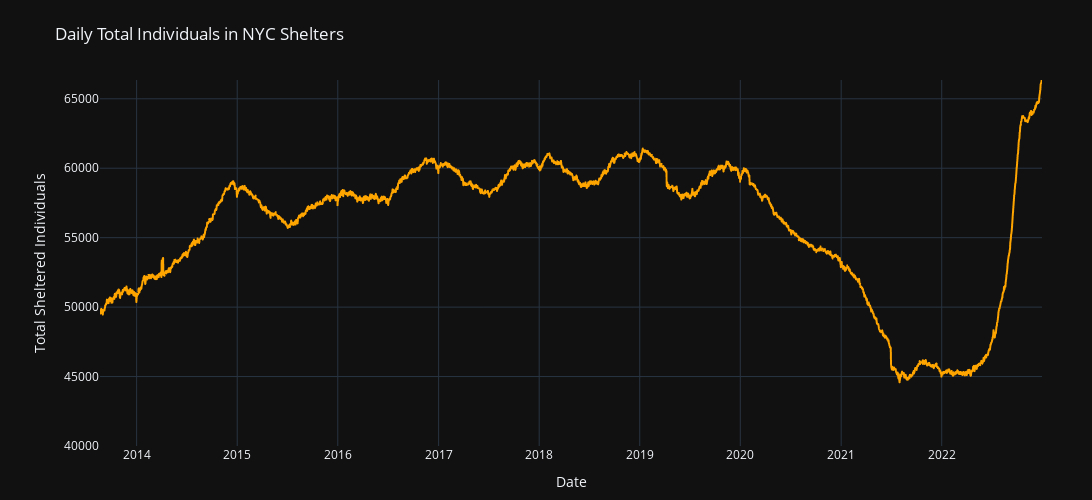

The notebook cell this image was saved under:
### Code cell
desired_columns = [0,1,2,3,4,5,6,7,8,9,10]
start_date = datetime(2013, 1, 1)
end_date = datetime(2022, 12, 31)

# Convert index values to datetime
filtered_data = get_columns(dhs_daily_df,desired_columns)

# Apply date filter
filtered_data = filtered_data[filtered_data.index.to_series().apply(get_date, start_date=start_date, end_date=end_date)]
filtered_data.reset_index(inplace=True)
filtered_data

# Set the template to 'plotly_dark'
pio.templates.default = "plotly_dark"

# Create the bar chart
fig = px.line(filtered_data, x='date_of_census', y='total_individuals_in_shelter',
             color_discrete_sequence=['orange',],
             labels=dict(
                 date_of_census='Date',
                 total_individuals_in_shelter='Total Sheltered Individuals'
             ),             
             title='Daily Total Individuals in NYC Shelters',            
             )

# Customize the layout if needed
fig.update_layout( xaxis_tickangle=0,
                  legend=dict(orientation='h', yanchor='bottom', y=1.05, xanchor='left', x=0),                  
                  yaxis=dict(tickmode='auto', tickformat='d', range=[40000, filtered_data['total_individuals_in_shelter'].max()]),
                  margin=dict(l=100, r=50, t=80, b=20),  # Adjust the left and right margin values as desired
                  width=1500,  # Set the desired width of the figure
                  height=500  # Set the desired height of the figure
                  )


# Display the plot
fig.show()

### Figure 1 — Plotly figure (JSON) as saved in the notebook; plotly's stock layout.template omitted (floating-point values rounded to 4 significant figures; data arrays with more than 128 entries replaced by an {"elided": "..."} marker saying what was removed)
{"data": [{"hovertemplate": "Date=%{x}<br>Total Sheltered Individuals=%{y}<extra></extra>", "legendgroup": "", "line": {"color": "orange", "dash": "solid"}, "marker": {"symbol": "circle"}, "mode": "lines", "name": "", "showlegend": false, "type": "scattergl", "x": {"elided": "3358 str values"}, "xaxis": "x", "y": {"elided": "3358 int values"}, "yaxis": "y"}], "layout": {"height": 500, "legend": {"orientation": "h", "tracegroupgap": 0, "x": 0, "xanchor": "left", "y": 1.05, "yanchor": "bottom"}, "margin": {"b": 20, "l": 100, "r": 50, "t": 80}, "title": {"text": "Daily Total Individuals in NYC Shelters"}, "width": 1500, "xaxis": {"anchor": "y", "domain": [0, 1], "tickangle": 0, "title": {"text": "Date"}}, "yaxis": {"anchor": "x", "domain": [0, 1], "range": [40000, 66353], "tickformat": "d", "tickmode": "auto", "title": {"text": "Total Sheltered Individuals"}}}}
